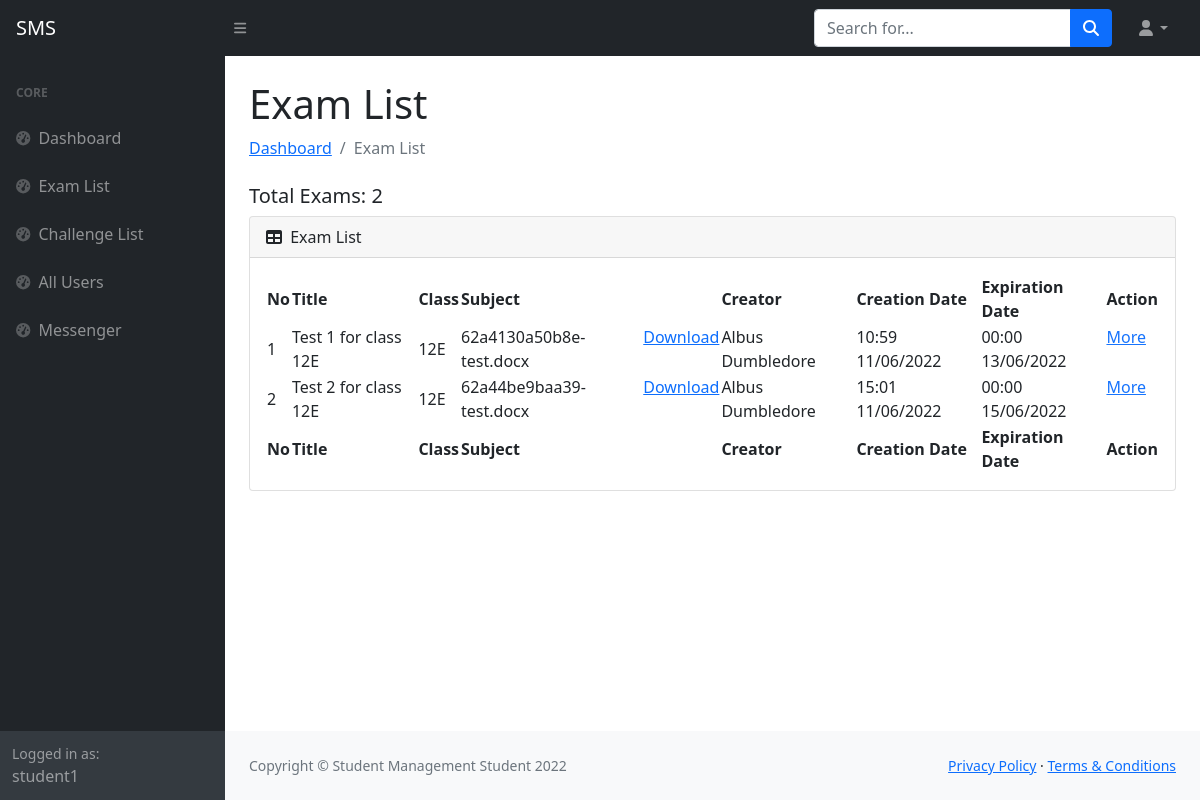
Screenshot of /manage-exams.php (signed in) with the database file from the repository.
### tables this page shows
CREATE TABLE `Exams` (
  `exam_id` int(6) UNSIGNED NOT NULL,
  `exam_title` varchar(100) NOT NULL,
  `exam_class` varchar(20) NOT NULL,
  `exam_subject` blob NOT NULL,
  `exam_creator_id` int(6) UNSIGNED NOT NULL,
  `exam_creation_date` datetime DEFAULT current_timestamp(),
  `exam_expiration_date` datetime NOT NULL,
  `exam_participant_list_id` int(6) UNSIGNED DEFAULT NULL
);

CREATE TABLE `Users` (
  `user_id` int(6) UNSIGNED NOT NULL,
  `user_firstname` varchar(20) NOT NULL,
  `user_lastname` varchar(20) NOT NULL,
  `user_email` varchar(50) NOT NULL,
  `user_phone_number` varchar(20) NOT NULL,
  `user_class` varchar(10) DEFAULT NULL,
  `user_gender` varchar(10) DEFAULT NULL,
  `user_date_of_birth` datetime DEFAULT NULL,
  `user_photo` varchar(100) DEFAULT NULL,
  `user_account` varchar(30) NOT NULL,
  `user_password` varchar(100) NOT NULL,
  `user_position` varchar(10) NOT NULL,
  `user_start_date` datetime DEFAULT current_timestamp()
);

### manage-exams.php (the view, shortened to what this page needs)
<?php
    $position = $_SESSION['position'];
?>
<!DOCTYPE html>
<html lang="en">
    <head>
        <link href="https://cdn.jsdelivr.net/npm/simple-datatables@latest/dist/style.css" rel="stylesheet" />
        <link href="css/styles2.css" rel="stylesheet" />
        <link rel="stylesheet" href="https://cdn.datatables.net/1.12.1/css/jquery.dataTables.min.css">
    </head>
    <body class="sb-nav-fixed">
        <?php include 'admin-panel-topbar.php' ?>
        <div id="layoutSidenav">
        <?php include 'admin-panel-sidebar.php' ?>
            <div id="layoutSidenav_content">
                <main>
                    <div class="container-fluid px-4">
                        <?php
                            if ($position == 'Teacher') {
                                echo "
                                    <h1 class='mt-4'>Manage Exams</h1>
                                    <ol class='breadcrumb mb-4'>
                                        <li class='breadcrumb-item'><a href='admin-panel.php'>Dashboard</a></li>
                                        <li class='breadcrumb-item active'>Manage Exams</li>
                                    </ol>
                                ";
                            } else {
                                echo "
                                    <h1 class='mt-4'>Exam List</h1>
                                    <ol class='breadcrumb mb-4'>
                                        <li class='breadcrumb-item'><a href='admin-panel.php'>Dashboard</a></li>
                                        <li class='breadcrumb-item active'>Exam List</li>
                                    </ol>
                                ";
                            }
                        ?>
                        <?php
                            $stmt = $conn->prepare("SELECT * FROM Exams;");
                            $stmt->execute();
                            $exams = $stmt->fetchAll(PDO::FETCH_ASSOC);
                            $nb_exams = count($exams);
                            echo "<h5 style='margin-top: 20px;'>Total Exams: $nb_exams</h5>";
                        ?>
                        <div class="card mb-4">
                            <div class="card-header">
                                <i class="fas fa-table me-1"></i>
                                Exam List
                            </div>
                            <div class="card-body">
                                <table id="datatablesSimple"  class="hover stripe row-border" style="width:100%">
                                    <thead>
                                        <tr>
                                            <th>No</th>
                                            <th>Title</th>
                                            <th>Class</th>
                                            <th>Subject</th>
                                            <th>Creator</th>
                                            <th>Creation Date</th>
                                            <th>Expiration Date</th>
                                            <th>Action</th>
                                        </tr>
                                    </thead>
                                    <tfoot>
                                        <tr>
                                            <th>No</th>
                                            <th>Title</th>
                                            <th>Class</th>
                                            <th>Subject</th>
                                            <th>Creator</th>
                                            <th>Creation Date</th>
                                            <th>Expiration Date</th>
                                            <th>Action</th>
                                        </tr>
                                    </tfoot>
                                    <tbody>
                                    <?php
                                            $count = 1;
                                            foreach ($exams as $exam) {
                                                $table_exam_id = $exam['exam_id'];
                                                $table_exam_title = $exam['exam_title'];
                                                $table_exam_class = $exam['exam_class'];
                                                $table_exam_subject = $exam['exam_subject'];
                                                $table_exam_creator_id = $exam['exam_creator_id'];
                                                $stmt = $conn->prepare("SELECT * FROM Users WHERE user_id=:user_id;");
                                                $stmt->bindParam(':user_id', $table_exam_creator_id);
                                                $stmt->execute();
                                                $result = $stmt->fetch(PDO::FETCH_ASSOC);
                                                $table_exam_creator_name = $result['user_firstname'] . " " . $result['user_lastname'];
                                                $table_exam_creation_date = $exam['exam_creation_date'];
                                                $table_exam_creation_date = date_create($table_exam_creation_date);
                                                $table_exam_creation_date = date_format($table_exam_creation_date, "H:i d/m/Y");
                                                $table_exam_expiration_date = $exam['exam_expiration_date'];
                                                $table_exam_expiration_date = date_create($table_exam_expiration_date);
                                                $table_exam_expiration_date = date_format($table_exam_expiration_date, "H:i d/m/Y");
                                                if ($position == 'Teacher') {
                                                    echo "
                                                    <tr>
                                                        <td>$count</td>
                                                        <td>$table_exam_title</td>
                                                        <td>$table_exam_class</td>
                                                        <td class='d-flex justify-content-between'>
                                                            <p style='margin-bottom: 0px;'>$table_exam_subject</p>
                                                            <a href='download.php?path=exams/$table_exam_subject'>Download</a>
                                                        </td>
                                                        <td>$table_exam_creator_name</td>
                                                        <td>$table_exam_creation_date</td>
                                                        <td>$table_exam_expiration_date</td>
                                                        <td class='d-flex'>
                                                            <form action='exam-detail.php' method='GET'>
                                                                <input type='hidden' value='$table_exam_id' name='examid'>
                                                                <button class='link-button' type='submit'>More</button>
                                                            </form>
                                                            &nbsp
                                                            |
                                                            &nbsp
                                                            <form action='delete-object.php' id='delete-form$count' onsubmit='event.preventDefault(); modal_confirm_appear($count);' method='POST'>
                                                                <input type='hidden' value='$table_exam_id' name='examid'>
                                                                <input type='hidden' value='exam' name='deleteobject'>
                                                                <button class='link-button' type='submit'>Delete</button>
                                                            </form>
                                                        </td>
                                                    </tr>";
                                                } else {
                                                    echo "
                                                    <tr>
                                                        <td>$count</td>
                                                        <td>$table_exam_title</td>
                                                        <td>$table_exam_class</td>
                                                        <td class='d-flex justify-content-between'>
                                                            <p style='margin-bottom: 0px;'>$table_exam_subject</p>
                                                            <a href='download.php?path=exams/$table_exam_subject'>Download</a>
                                                        </td>
                                                        <td>$table_exam_creator_name</td>
                                                        <td>$table_exam_creation_date</td>
                                                        <td>$table_exam_expiration_date</td>
                                                        <td class='d-flex'>
                                                            <form action='exam-detail.php' method='GET'>
                                                                <input type='hidden' value='$table_exam_id' name='examid'>
                                                                <button class='link-button' type='submit'>More</button>
                                                            </form>
                                                            &nbsp
                                                        </td>
                                                    </tr>";
                                                }
                                                $count += 1;
                                            }
                                        ?>
                                    </tbody>
                                </table>
                            </div>
                        </div>
                    </div>
                </main>
                <footer class="py-4 bg-light mt-auto">
                    <div class="container-fluid px-4">
                        <div class="d-flex align-items-center justify-content-between small">
                            <div class="text-muted">Copyright &copy; Student Management Student 2022</div>
                            <div>
                                <a href="#">Privacy Policy</a>
                                &middot;
                                <a href="#">Terms &amp; Conditions</a>
                            </div>
                        </div>
                    </div>
                </footer>
            </div>
        </div>
    </body>
</html>

### manage-exams.php (style rules this page uses)
.link-button { background: none!important; border: none; padding: 0!important; color: #1774fd; text-decoration: underline; cursor: pointer; }

### rows the page displays
exams: exam_title "Test 1 for class 12E", exam_class "12E", exam_subject "62a4130a50b8e-test.docx", users.user_firstname+user_lastname "Albus Dumbledore", exam_creation_date "10:59 11/06/2022", exam_expiration_date "00:00 13/06/2022"
exams: exam_title "Test 2 for class 12E", exam_class "12E", exam_subject "62a44be9baa39-test.docx", users.user_firstname+user_lastname "Albus Dumbledore", exam_creation_date "15:01 11/06/2022", exam_expiration_date "00:00 15/06/2022"

### other values shown
$user_username "student1"
$nb_exams "2"
